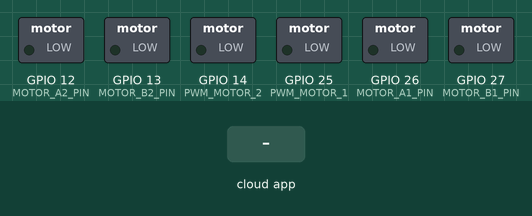
This sketch was run on a simulated ESP32. On the bench: switched loads named in the sketch (green lamp = pin HIGH). The inputs (shaded band) are chosen by the test bench. WiFi joins after 1.5 s; servers stay silent unless stated; the ROS host is connected and sends only what is stated; what the sketch prints to the serial monitor is not drawn.

Above: at 4.7 s.
4.8 s: the phone or cloud app sets linear.x to -100
At 5.6 s:
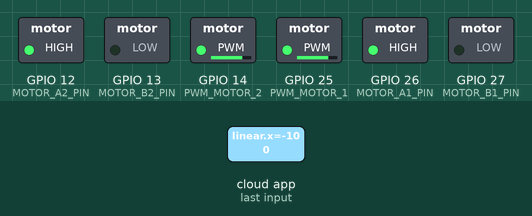
6.3 s: the phone or cloud app sets angular.z to -100
At 6.8 s:
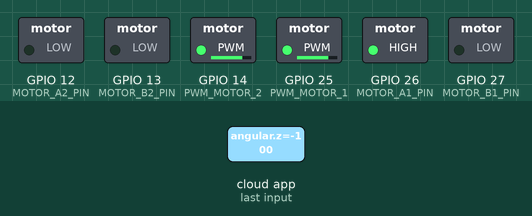
7.8 s: the phone or cloud app sets linear.x to 0
At 9.0 s:
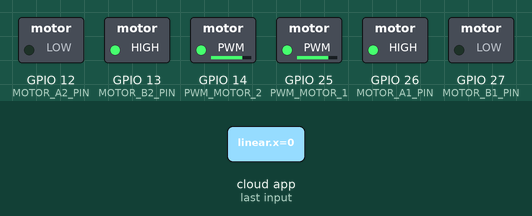
9.3 s: the phone or cloud app sets angular.z to 0
At 10.2 s:
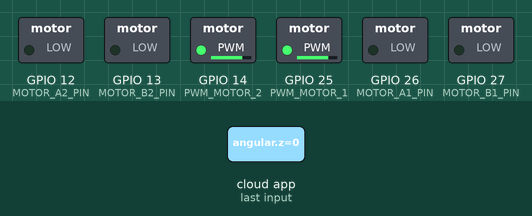
10.8 s: the phone or cloud app sets linear.x to 100
At 11.4 s:
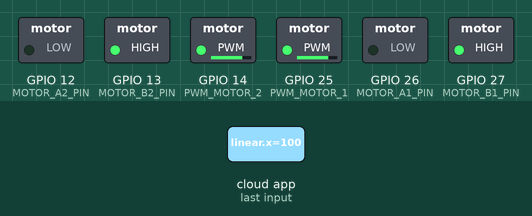
12.3 s: the phone or cloud app sets angular.z to 100
At 13.7 s:
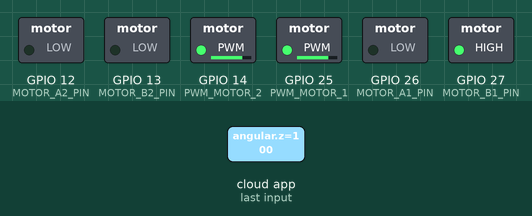
Timing chart, 0 to 14.8 s (numbered marks = the images above; inputs shaded):
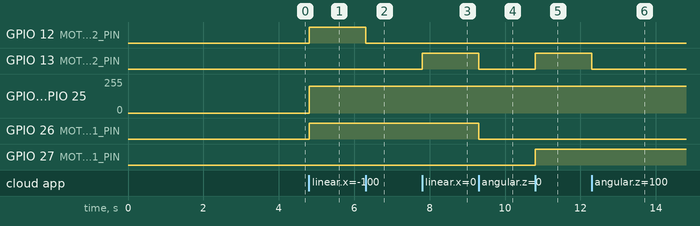

The sketch:

cmd_vel_to_pwm_wifi.ino
```cpp
/*

*/
#define ROSSERIAL_ARDUINO_TCP
#include"WiFi.h"
#include <ros.h>
#include <geometry_msgs/Twist.h>


//MOTOR 1 (right motor)
const uint8_t  MOTOR_A1_PIN = 26;  //Driver Board IN1
const uint8_t  MOTOR_B1_PIN = 27;  //Driver Board IN2
const uint8_t  PWM_MOTOR_1 = 25;   //Driver Board PWM
//MOTOR 2 (left motor)
const uint8_t  MOTOR_A2_PIN = 12;  //Driver Board IN1
const uint8_t  MOTOR_B2_PIN = 13;  //Driver Board IN2
const uint8_t  PWM_MOTOR_2 = 14;   //Driver Board PWM

const uint8_t  channel_L = 0;
const uint8_t  channel_R = 1;

float left_wheel;
float right_wheel;

IPAddress server(192, 168, 203, 83);
uint16_t serverPort = 11411;

const char* ssid = "++++++";
const char* password = "++++++";

void cmdVel_to_pwm_cb(const geometry_msgs::Twist& velocity_msg);
ros::NodeHandle nh;
ros::Subscriber<geometry_msgs::Twist> sub("/cmd_vel", &cmdVel_to_pwm_cb);

void setup(){
  Serial.begin(115200);
  setupWiFi();
  nh.getHardware()->setConnection(server, serverPort);

  nh.initNode();
  nh.subscribe(sub);

  pin_def();
  stop();
  Serial.println("Get ready");
  delay(2000);
}

void pin_def(){
  const int freq = 5000;
  const int res = 8;

  pinMode(MOTOR_A1_PIN, OUTPUT);
  pinMode(MOTOR_B1_PIN, OUTPUT);
  pinMode(PWM_MOTOR_1, OUTPUT);
  pinMode(MOTOR_A2_PIN, OUTPUT);
  pinMode(MOTOR_B2_PIN, OUTPUT);
  pinMode(PWM_MOTOR_2, OUTPUT);

  ledcSetup(channel_R, freq, res);
  ledcSetup(channel_L, freq, res);
  ledcAttachPin(PWM_MOTOR_1, channel_R);
  ledcAttachPin(PWM_MOTOR_2, channel_L);
}

void loop(){
  nh.spinOnce();
}

void setupWiFi(){
  WiFi.begin(ssid, password);
  while(WiFi.status() != WL_CONNECTED){ delay(500);Serial.print("."); }
  Serial.print("SSID: ");
  Serial.println(WiFi.SSID());
  Serial.print("IP: ");
  Serial.println(WiFi.localIP());
}


void cmdVel_to_pwm_cb(const geometry_msgs::Twist& velocity_msg){
  right_wheel = (velocity_msg.linear.x+velocity_msg.angular.z)/2;
  left_wheel = (velocity_msg.linear.x-velocity_msg.angular.z)/2;
  direction();
  speed();
  if(velocity_msg.linear.x==0.0 & velocity_msg.angular.z==0.0){
    stop();
  }
  Serial.print(left_wheel);Serial.print(" / ");Serial.print(right_wheel);
}

void direction(){
  digitalWrite(MOTOR_B1_PIN, right_wheel > 0);//right_wheel
  digitalWrite(MOTOR_A1_PIN, right_wheel < 0);
  digitalWrite(MOTOR_B2_PIN, left_wheel > 0);//left_wheel
  digitalWrite(MOTOR_A2_PIN, left_wheel < 0);
}

void speed(){
  ledcWrite(channel_R, 200);
  ledcWrite(channel_L, 200);
}

void stop(){
  digitalWrite(MOTOR_A1_PIN, LOW);
  digitalWrite(MOTOR_B1_PIN, LOW);
  //analogWrite(PWM_MOTOR_1, velocity_set_right);

  digitalWrite(MOTOR_A2_PIN, LOW);
  digitalWrite(MOTOR_B2_PIN, LOW);
  //analogWrite(PWM_MOTOR_2, velocity_set_right);

}
```

Measured:
- after the input at 4.8 s, GPIO 12 (MOTOR_A2_PIN), GPIO 26 (MOTOR_A1_PIN): LOW → HIGH at once; GPIO 14 (PWM_MOTOR_2), GPIO 25 (PWM_MOTOR_1): 0/255 → 199/255 at once
- after the input at 6.3 s, GPIO 12 (MOTOR_A2_PIN): HIGH → LOW at once
- after the input at 7.8 s, GPIO 13 (MOTOR_B2_PIN): LOW → HIGH at once
- after the input at 9.3 s, GPIO 13 (MOTOR_B2_PIN), GPIO 26 (MOTOR_A1_PIN): HIGH → LOW at once
- after the input at 10.8 s, GPIO 13 (MOTOR_B2_PIN), GPIO 27 (MOTOR_B1_PIN): LOW → HIGH at once
- after the input at 12.3 s, GPIO 13 (MOTOR_B2_PIN): HIGH → LOW at once
